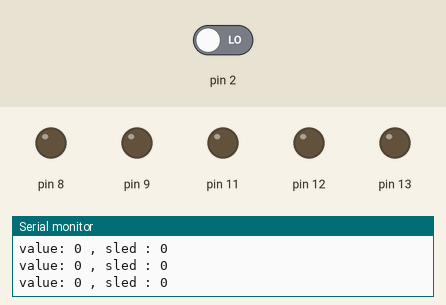
Recording of a sketch running on a simulated Arduino Uno, built with avr-gcc and run on an emulated ATmega328P. Parts: output pins drawn as LEDs (lit = HIGH), the last lines printed to the serial monitor. Dashed ring = blinking. The inputs (shaded band) are chosen by the test bench; at power-on: pin 2 LOW.

Above: at 1.3 s.
1.4 s: pin 2 driven HIGH
At 1.72 s:
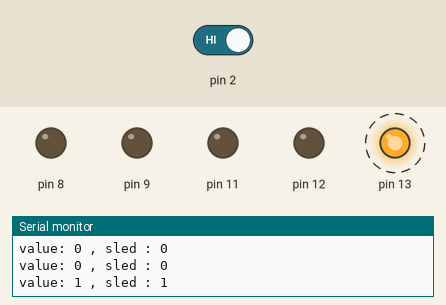
At 2.22 s:
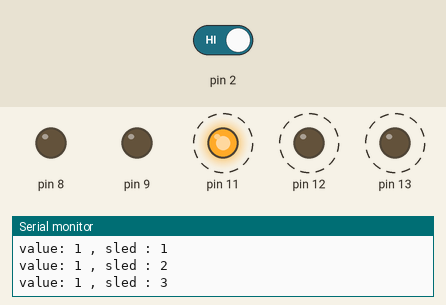
4.4 s: pin 2 driven LOW
At 4.4 s:
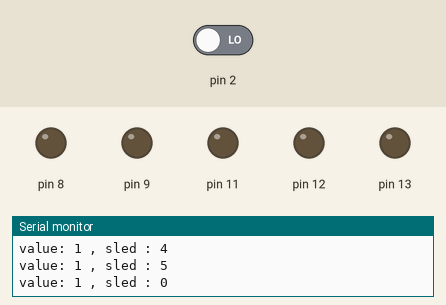
Timing chart, 0 to 7.4 s (numbered marks = the images above; inputs shaded):
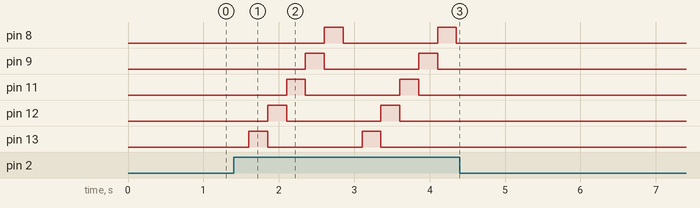

The sketch:

ex17.ino
```cpp
int sled = 0; // 최초 sled  값 0 , 5개의 Led 모두 꺼진 상태
        // sled 값 1 , 첫번째  LED 켜진 상태(나머지는 꺼진 상태)
        // sled 값 2 , 두번째  LED 켜진 상태(나머지는 꺼진 상태)
        // sled 값 3 , 세번째  LED 켜진 상태(나머지는 꺼진 상태)
        // sled 값 4 , 네번째  LED 켜진 상태(나머지는 꺼진 상태)
        // sled 값 5 , 다섯번째  LED 켜진 상태(나머지는 꺼진 상태)

// 2번핀에 연결된 버튼을 사용

/*
 * 1.처음에는(RESET) 다섯개의 LED가 모두 꺼저있는 상태
 * 2.버튼 1번누르면 첫번째 LED 켜짐(나머지 LED 꺼짐)
 * 3.버튼 1번 더 누르면 두번째 LED 켜짐(나머지 LED 꺼짐)
 * 4.버튼 1번 더 누르면 세번째 LED 켜짐(나머지 LED 꺼짐)
 * 5.버튼 1번 더 누르면 네번째 LED 켜짐(나머지 LED 꺼짐)
 * 6.버튼 1번 더 누르면 다섯번째 LED 켜짐(나머지 LED 꺼짐)
 * 7.버튼 1번 더 누르면 다섯개의 LED가 모두 꺼짐
 * 8. 2번부터 다시 실행
*/
void setup() {
 Serial.begin(9600);
 pinMode(13, OUTPUT); // LED 연결 (디지털 신호 출력)
 pinMode(12, OUTPUT);
 pinMode(11, OUTPUT);
 pinMode(9, OUTPUT);
 pinMode(8, OUTPUT);
 pinMode(2, INPUT); // 버튼 연결 (디지털 신호 입력)
  digitalWrite(13, LOW);  // LED 끄기
  digitalWrite(12, LOW);
  digitalWrite(11, LOW);
  digitalWrite(9, LOW);
  digitalWrite(8, LOW);
  delay(100);
}
void loop() {
  delay(250);
  int value = digitalRead(2); // 0:LOW, 1:HIGH
  if(value == HIGH) { // 버튼을 눌렀을 때
    sled = sled + 1; // 0->1->2->3->4->5->0->...
    if(sled > 5){ sled=0; }
  }
  Serial.print("value: ");
  Serial.print(value);
  Serial.print(" , ");
  Serial.print("sled : ");
  Serial.println(sled); // 아두이노 -> 컴퓨터
  if(sled == 0) { // sled  값 0 , 5개의 Led 모두 꺼진 상태
    digitalWrite(13, LOW);
    digitalWrite(12, LOW);
    digitalWrite(11, LOW);
    digitalWrite(9, LOW);
    digitalWrite(8, LOW);
  }
  if(sled == 1) { // sled  값 1 , 첫번째  LED 켜진 상태(나머지는 꺼진 상태)
    digitalWrite(13, HIGH);
    digitalWrite(12, LOW);
    digitalWrite(11, LOW);
    digitalWrite(9, LOW);
    digitalWrite(8, LOW);
  }
  if(sled == 2) { // sled  값 2 , 두번째  LED 켜진 상태(나머지는 꺼진 상태)
    digitalWrite(13, LOW);
    digitalWrite(12, HIGH);
    digitalWrite(11, LOW);
    digitalWrite(9, LOW);
    digitalWrite(8, LOW);
  }
  if(sled == 3) { // sled  값 3 , 세번째  LED 켜진 상태(나머지는 꺼진 상태)
    digitalWrite(13, LOW);
    digitalWrite(12, LOW);
    digitalWrite(11, HIGH);
    digitalWrite(9, LOW);
    digitalWrite(8, LOW);
  }
  if(sled == 4) { // sled  값 4 , 네번째  LED 켜진 상태(나머지는 꺼진 상태)
    digitalWrite(13, LOW);
    digitalWrite(12, LOW);
    digitalWrite(11, LOW);
    digitalWrite(9, HIGH);
    digitalWrite(8, LOW);
  }
  if(sled == 5) { // sled  값 5 , 다섯번째  LED 켜진 상태(나머지는 꺼진 상태)
    digitalWrite(13, LOW);
    digitalWrite(12, LOW);
    digitalWrite(11, LOW);
    digitalWrite(9, LOW);
    digitalWrite(8, HIGH);
  }

}
```

Measured:
- after the input at 1.4 s, pin 8: alternates HIGH for 0.25 s and LOW for 1.3 s, starting after 1.2 s; pin 9: alternates HIGH for 0.25 s and LOW for 1.3 s, starting after 0.95 s
- after the input at 4.4 s, pin 8, pin 9, pin 11–13: stops changing and stays LOW
